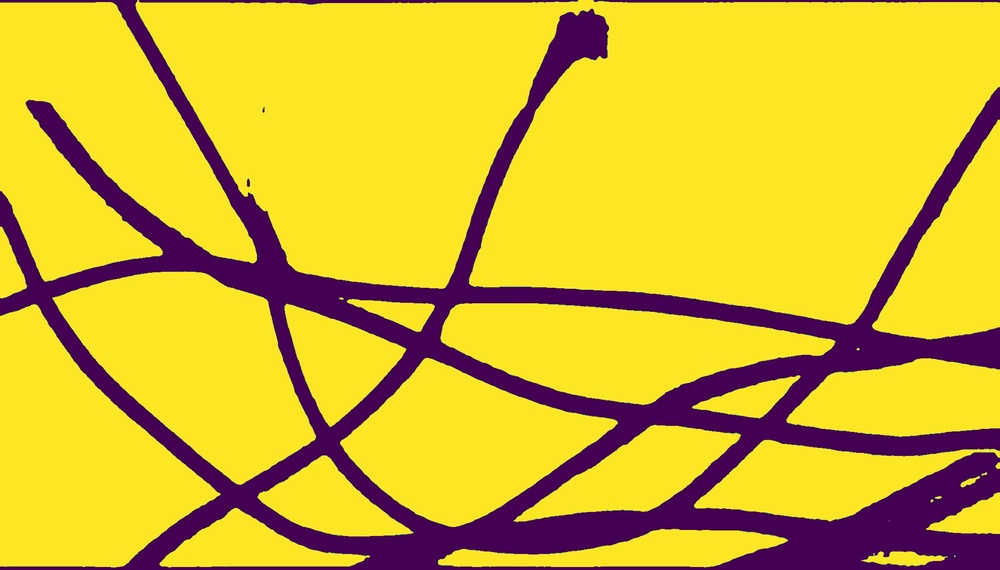
#> input picture Mass_detect/input/mask.jpg, 1000 x 570 px, shrunk from 2325 x 1325 before the run
$ python index.py
#> lines starting #> are read from the running program, lines starting #| are printed output that depends on the picture; after the words box and inside, x2 and y2 are one past the last pixel; in counts of white or black regions, pixels touching at a corner belong together
import cv2
import os
import numpy as np

# 细化，前景为白，背景为黑
def thin(url):
    # 处理路径
#> called with url = './input/mask.jpg'
    full_image_path = os.path.join(os.getcwd(), url)

    # 读取图像
    image = cv2.imread(full_image_path)
#> image is the input picture: shape (570, 1000, 3); mean B, G, R 46.2, 182.5, 213.5

    # 转化为灰度图
    gray_image = cv2.cvtColor(image, cv2.COLOR_BGR2GRAY)
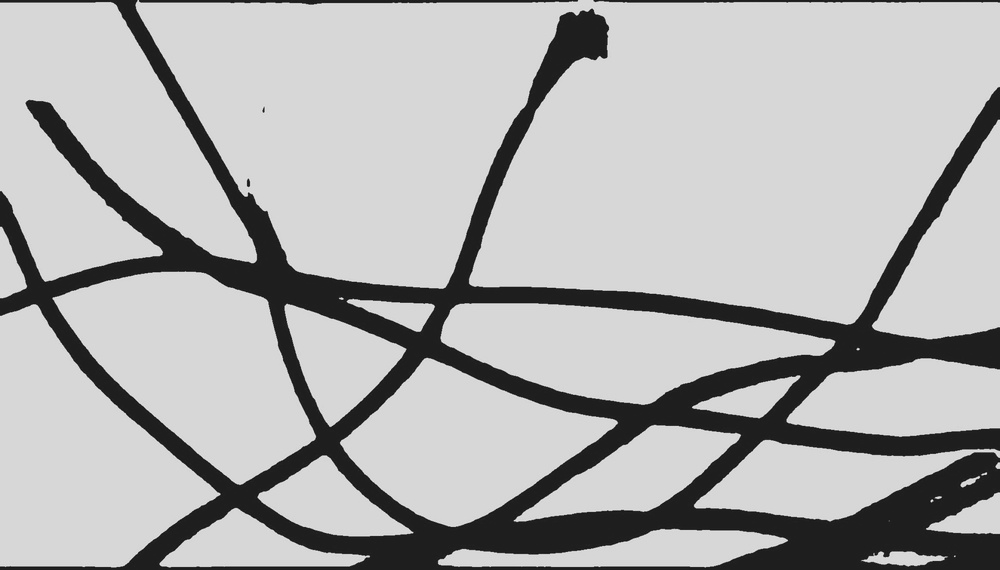
#> gray_image: shape (570, 1000); min 10, max 235, mean 176.4

    # 二值化
    # _, binary_image = cv2.threshold(gray_image, 128, 255, cv2.THRESH_BINARY)
    _, binary_image = cv2.threshold(gray_image, 128, 255, cv2.THRESH_BINARY_INV)
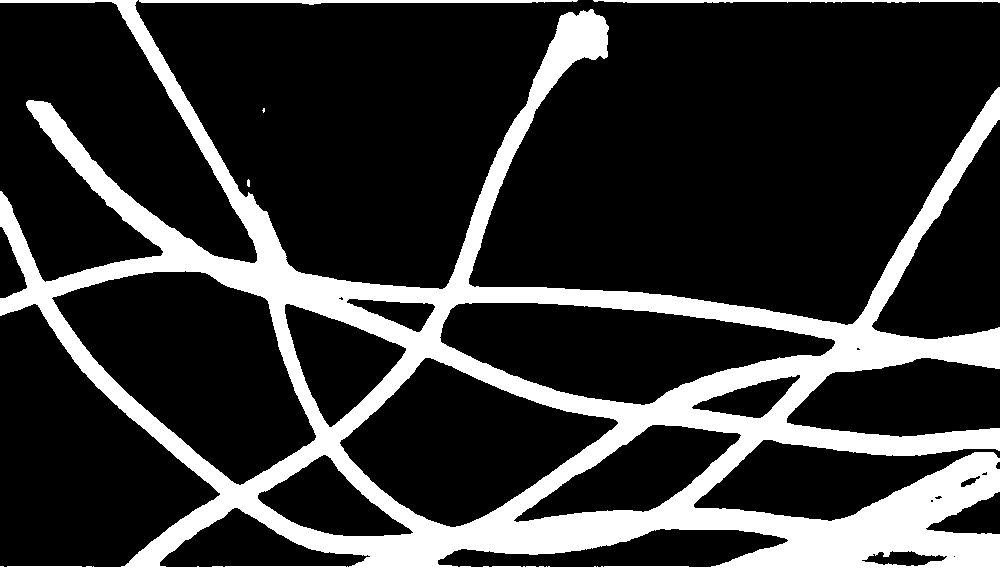
#> binary_image: shape (570, 1000); 21% white; 5 white regions (1 under 20 px), largest, box (x1, y1, x2, y2) and area: (0, 0, 1000, 570) 117555, (139, 0, 578, 5) 1294, (593, 0, 1000, 3) 927, (247, 179, 250, 187) 21

    # 细化，要求前景是白色，背景是黑色
    thinned_image = cv2.ximgproc.thinning(binary_image)
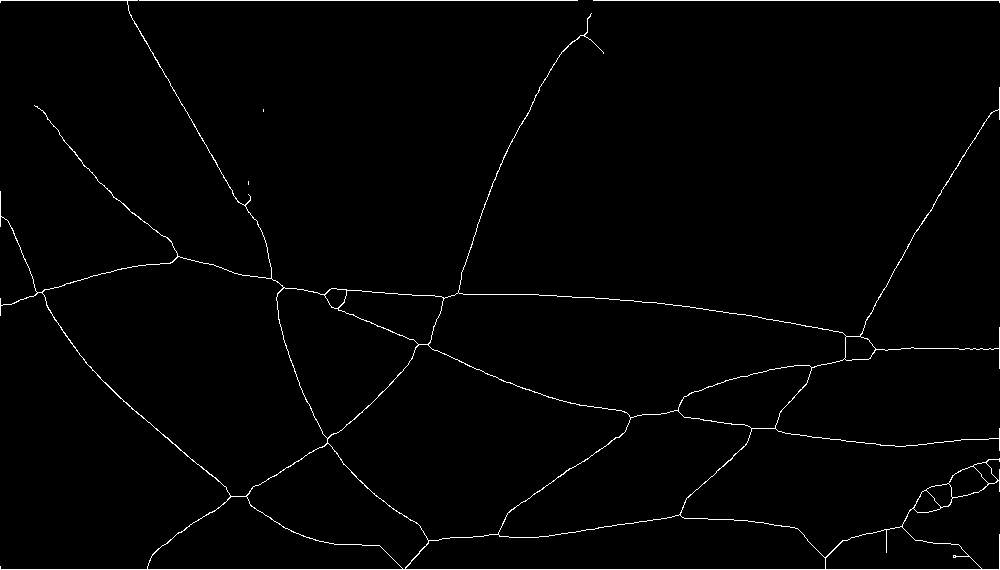
#> thinned_image: shape (570, 1000); 1.4% white in thin lines or dots
#> in intersections_detect, `inverted_image = 255 - skeleton`: inverted_image: shape (570, 1000); 98.6% white; black in thin lines or dots

    return thinned_image

# 获取 8 邻域像素
def neighbours_fn(x,y,image):
    """Return 8-neighbours of image point P1(x,y), in a clockwise order"""
    img = image
    x_1, y_1, x1, y1 = x-1, y-1, x+1, y+1
    return [ img[x_1][y], img[x_1][y1], img[x][y1], img[x1][y1], img[x1][y], img[x1][y_1], img[x][y_1], img[x_1][y_1] ]

# 获取交点
def getSkeletonIntersection(skeleton):
    validIntersection = [[0,1,0,1,0,0,1,0],[0,0,1,0,1,0,0,1],[1,0,0,1,0,1,0,0],
                         [0,1,0,0,1,0,1,0],[0,0,1,0,0,1,0,1],[1,0,0,1,0,0,1,0],
                         [0,1,0,0,1,0,0,1],[1,0,1,0,0,1,0,0],[0,1,0,0,0,1,0,1],
                         [0,1,0,1,0,0,0,1],[0,1,0,1,0,1,0,0],[0,0,0,1,0,1,0,1],
                         [1,0,1,0,0,0,1,0],[1,0,1,0,1,0,0,0],[0,0,1,0,1,0,1,0],
                         [1,0,0,0,1,0,1,0],[1,0,0,1,1,1,0,0],[0,0,1,0,0,1,1,1],
                         [1,1,0,0,1,0,0,1],[0,1,1,1,0,0,1,0],[1,0,1,1,0,0,1,0],
                         [1,0,1,0,0,1,1,0],[1,0,1,1,0,1,1,0],[0,1,1,0,1,0,1,1],
                         [1,1,0,1,1,0,1,0],[1,1,0,0,1,0,1,0],[0,1,1,0,1,0,1,0],
                         [0,0,1,0,1,0,1,1],[1,0,0,1,1,0,1,0],[1,0,1,0,1,1,0,1],
                         [1,0,1,0,1,1,0,0],[1,0,1,0,1,0,0,1],[0,1,0,0,1,0,1,1],
                         [0,1,1,0,1,0,0,1],[1,1,0,1,0,0,1,0],[0,1,0,1,1,0,1,0],
                         [0,0,1,0,1,1,0,1],[1,0,1,0,0,1,0,1],[1,0,0,1,0,1,1,0],
                         [1,0,1,1,0,1,0,0]]
    image = skeleton.copy()
    image = image/255
#> image: shape (570, 1000) float64; values 0 (black) and 1 (white), 1.4% white in thin lines or dots
    intersections = list()
    for x in range(1,len(image)-1):
        for y in range(1,len(image[x])-1):
            # If we have a white pixel
            if image[x][y] == 1:
                neighbours = neighbours_fn(x,y,image)
                valid = True
                if neighbours in validIntersection:
                    intersections.append((y,x))
#> this loop made 568 passes
#> after the loop, intersections = 67 pairs, first value 1 to 998, second value 1 to 568
    # Filter intersections to make sure we don't count them twice or ones that are very close together
    for point1 in intersections:
        for point2 in intersections:
            if (((point1[0] - point2[0])**2 + (point1[1] - point2[1])**2) < 10**2) and (point1 != point2):
                intersections.remove(point2)
#> this loop made 48 passes
#> point1 on passes 1 to 12: (127, 1), (583, 35), (245, 205), (177, 256), (271, 278), (283, 287), (346, 290), (37, 292), (42, 292), (324, 294), (443, 298), (1, 305)
#> after the loop, intersections = 48 pairs, first value 1 to 998, second value 1 to 568
    # Remove duplicates
    intersections = list(set(intersections))
    return intersections

# 绘制交点并且保存
def intersections_detect(inputUrl,outputUrl):
    skeleton = thin(inputUrl)
    inverted_image = 255 - skeleton
    # 前景边黑、背景变白
    intersection_points = getSkeletonIntersection(skeleton)
#> intersection_points has the same summary as intersections in getSkeletonIntersection
    # 在图像上绘制交点
    for point in intersection_points:
        cv2.circle(inverted_image, (int(point[0]), int(point[1])), 10, (0, 255, 0), -1)
#> this loop made 48 passes
#> point on passes 1 to 12: (973, 466), (283, 287), (418, 344), (42, 292), (846, 336), (1, 305), (324, 294), (245, 205), (998, 348), (751, 428), (825, 557), (775, 428)
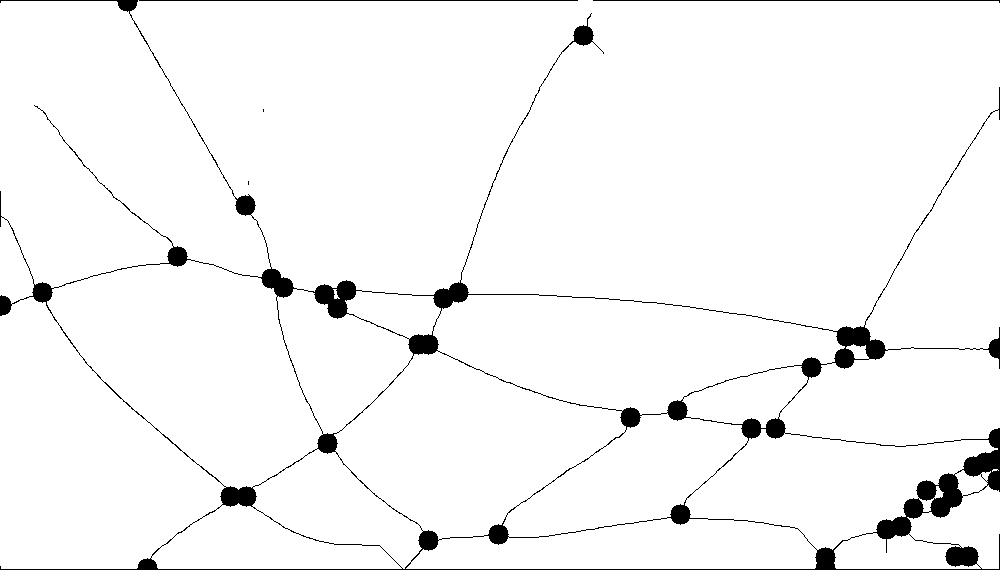
#> inverted_image: shape (570, 1000); 96.5% white; 5 black regions (2 under 20 px), largest, box (x1, y1, x2, y2) and area: (0, 0, 1000, 570) 19288, (139, 0, 578, 1) 439, (593, 0, 1000, 3) 409
    cv2.imwrite(outputUrl, inverted_image)

if __name__=='__main__':
    intersections_detect('./input/mask.jpg','./output/intersection.jpg')

__all__ = ['intersections_detect']
